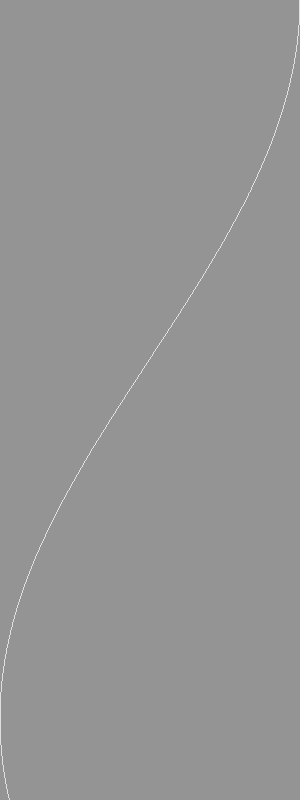
Frame 1 (no input)
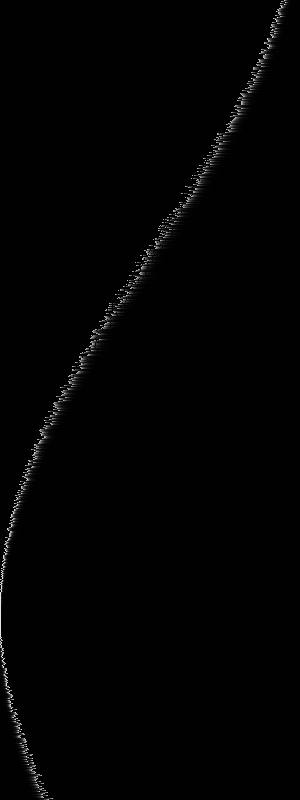
Frame 60 (the mouse pressed at the canvas centre just before this capture)
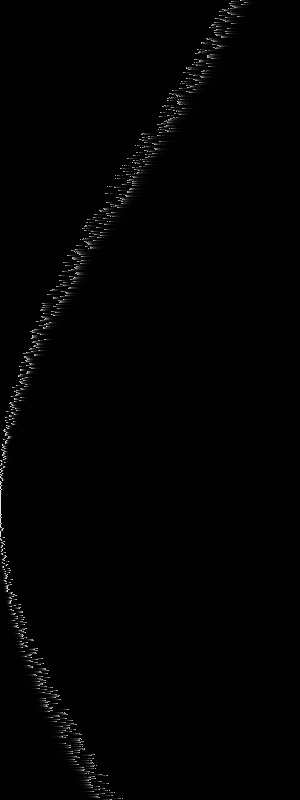
Frame 120 (the mouse held since frame 60 and released just before this capture)

The Processing sketch that drew these frames (run headless with seeded random() and noise(); from frame 60 on, the mouse is pressed at the canvas centre):

// Processing sketch: sinParticlesTiny
// ── sinParticlesTiny.pde
float[] offset;
int iterations = 1;
void setup() {
  size(300, 800);
  offset = new float[height*iterations];
  for (int i = 0; i < offset.length; i++) {
    offset[i] = random(1, 1.2);
  }
}

void draw() {
  fill(0, 70);
  noStroke();
  rect(0, 0, width, height);
  stroke(255);

  for(int i = 0; i < height*iterations; i++) {
    float xPos = width/2 + cos(radians(frameCount/(2 * offset[i%height]) + (i%height)/4.0)) * width/2;
    float yPos = i%height;
    point(xPos, yPos);
  }
  
}
